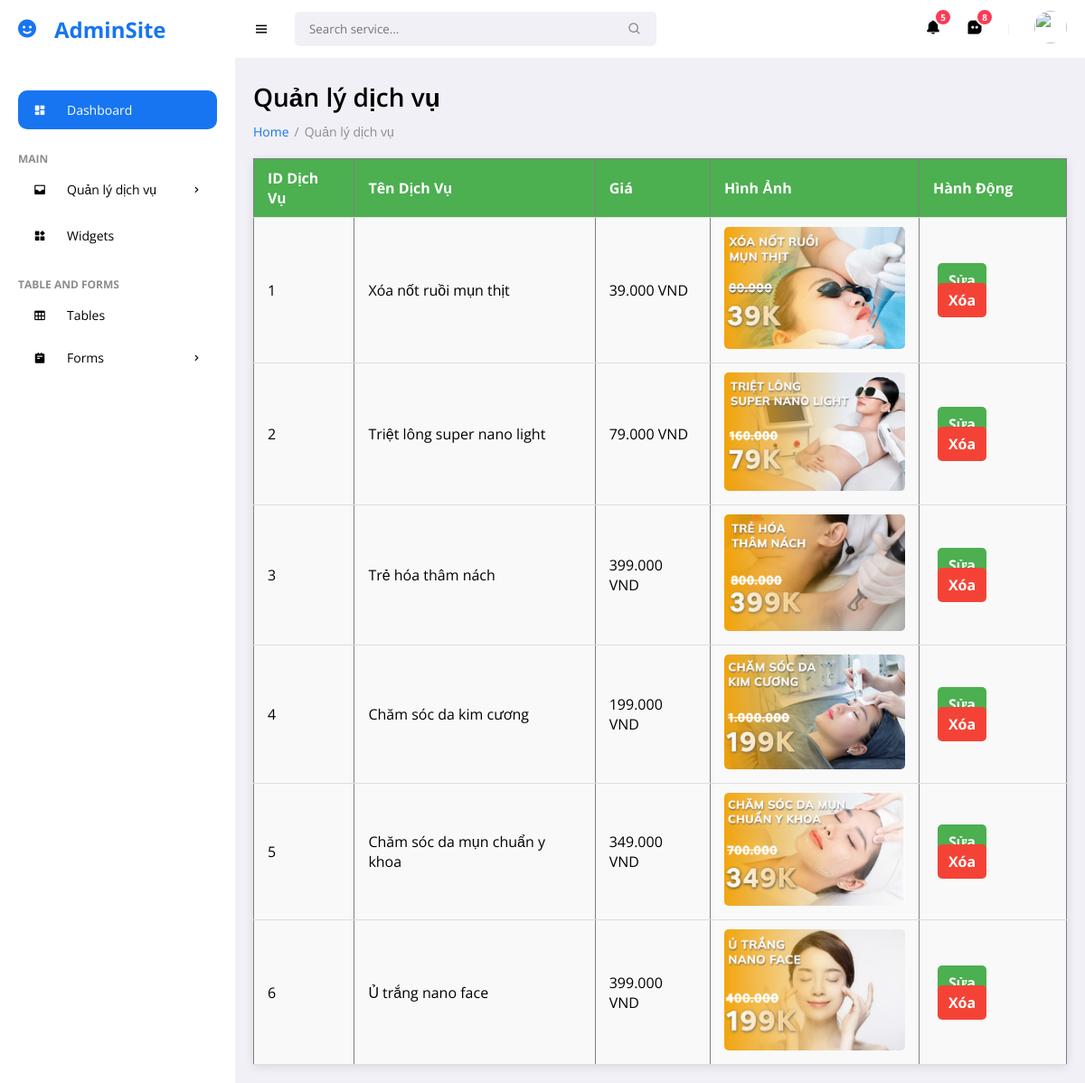
Screenshot of /Admin/service/service.php with the database file from the repository.
### tables this page shows
CREATE TABLE `dichvu` (
  `id_dichvu` int(11) NOT NULL,
  `ten_dichvu` varchar(255) NOT NULL,
  `gia` decimal(10,2) NOT NULL,
  `image_path` varchar(255) NOT NULL
);

### Admin/service/service.php (the view, shortened to what this page needs)
<!DOCTYPE html>
<html lang="en">
<head>
    <link href='https://unpkg.com/boxicons@2.0.9/css/boxicons.min.css' rel='stylesheet'>
    <link rel="stylesheet" href="../style.css">
</head>
<body>
    <section id="sidebar">
        <a href="#" class="brand"><i class='bx bxs-smile icon'></i> AdminSite</a>
        <ul class="side-menu">
            <li><a href="../index.php" class="active"><i class='bx bxs-dashboard icon'></i> Dashboard</a></li>
            <li class="divider" data-text="main">Main</li>
            <li>
                <a href="./service.php" class="service-link"><i class='bx bxs-inbox icon'></i> Quản lý dịch vụ <i class='bx bx-chevron-right icon-right'></i></a>
            </li>
            <li><a href="#"><i class='bx bxs-widget icon'></i> Widgets</a></li>
            <li class="divider" data-text="table and forms">Table and forms</li>
            <li><a href="#"><i class='bx bx-table icon'></i> Tables</a></li>
            <li>
                <a href="#"><i class='bx bxs-notepad icon'></i> Forms <i class='bx bx-chevron-right icon-right'></i></a>
            </li>
        </ul>
    </section>
    <section id="content">
        <nav>
            <i class='bx bx-menu toggle-sidebar'></i>
            <form id="searchForm" action="#">
                <div class="form-group">
                    <input type="text" id="searchInput" placeholder="Search service...">
                    <i class='bx bx-search icon'></i>
                </div>
            </form>
            <a href="#" class="nav-link">
                <i class='bx bxs-bell icon'></i>
                <span class="badge">5</span>
            </a>
            <a href="#" class="nav-link">
                <i class='bx bxs-message-square-dots icon'></i>
                <span class="badge">8</span>
            </a>
            <div class="profile">
                <img src="https://images.unsplash.com/photo-1517841905240-472988babdf9?ixid=MnwxMjA3fDB8MHxzZWFyY2h8NHx8cGVvcGxlfGVufDB8fDB8fA%3D%3D&ixlib=rb-1.2.1&auto=format&fit=crop&w=500&q=60" alt="">
            </div>
        </nav>
        <main>
            <h1 class="title">Quản lý dịch vụ</h1>
            <ul class="breadcrumbs">
                <li><a href="#">Home</a></li>
                <li class="divider">/</li>
                <li><a href="#" class="active">Quản lý dịch vụ</a></li>
            </ul>
            <table border="1">
                <thead>
                    <tr>
                        <th>ID Dịch Vụ</th>
                        <th>Tên Dịch Vụ</th>
                        <th>Giá</th>
                        <th>Hình Ảnh</th>
                        <th>Hành Động</th>
                    </tr>
                </thead>
                <tbody>
                    <?php
                    $db = Database::getInstance();
                    $conn = $db->getConnection();
                    $sql = "SELECT * FROM dichvu";
                    $result = $conn->query($sql);
                    if ($result->num_rows > 0) {
                        while ($row = $result->fetch_assoc()) {
                            echo "<tr>";
                            echo "<td>" . $row["id_dichvu"] . "</td>";
                            echo "<td>" . htmlspecialchars($row["ten_dichvu"]) . "</td>";
                            echo "<td>" . number_format($row['gia'], 0, ',', '.') . " VND</td>";
                            echo "<td><img src='../img/service/" . htmlspecialchars($row["image_path"]) . "' alt='Hình ảnh dịch vụ' class='service-image'></td>";
                            echo "<td>";
                            echo '<a href="edit_service.php?id=' . $row["id_dichvu"] . '" class="btn-edit">Sửa</a> ';
                            echo '<a href="delete_service.php?id=' . $row["id_dichvu"] . '" class="btn-delete" onclick="return confirm(\'Bạn có chắc chắn muốn xóa dịch vụ này?\')">Xóa</a>';
                            echo "</td>";
                            echo "</tr>";
                        }
                    } else {
                        echo "<tr><td colspan='5'>Không có dữ liệu</td></tr>";
                    }
                    ?>
                </tbody>
            </table>
        </main>
    </section>
</body>
</html>

### Admin/style.css (style rules this page uses)
* { font-family: 'Open Sans', sans-serif; margin: 0; padding: 0; box-sizing: border-box; }
:root { --grey: #F1F0F6; --dark-grey: #8D8D8D; --light: #fff; --dark: #000; --green: #81D43A; --light-green: #E3FFCB; --blue: #1775F1; --light-blue: #D0E4FF; --dark-blue: #0C5FCD; --red: #FC3B56; }
html { overflow-x: hidden; }
body { background: var(--grey); overflow-x: hidden; }
a { text-decoration: none; }
li { list-style: none; }
#sidebar { position: fixed; max-width: 260px; width: 100%; background: var(--light); top: 0; left: 0; height: 100%; overflow-y: auto; scrollbar-width: none; transition: all .3s ease; z-index: 200; }
#sidebar .brand { font-size: 24px; display: flex; align-items: center; height: 64px; font-weight: 700; color: var(--blue); position: sticky; top: 0; left: 0; z-index: 100; background: var(--light); transition: all .3s ease; padding: 0 6px; }
#sidebar .icon { min-width: 48px; display: flex; justify-content: center; align-items: center; margin-right: 6px; }
#sidebar .icon-right { margin-left: auto; transition: all .3s ease; }
#sidebar .side-menu { margin: 36px 0; padding: 0 20px; transition: all .3s ease; }
#sidebar .side-menu a { display: flex; align-items: center; font-size: 14px; color: var(--dark); padding: 12px 16px 12px 0; transition: all .3s ease; border-radius: 10px; margin: 4px 0; white-space: nowrap; }
#sidebar .side-menu > li > a.active, #sidebar .side-menu > li > a.active:hover { background: var(--blue); color: var(--light); }
#sidebar .divider { margin-top: 24px; font-size: 12px; text-transform: uppercase; font-weight: 700; color: var(--dark-grey); transition: all .3s ease; white-space: nowrap; }
#content { position: relative; width: calc(100% - 260px); left: 260px; transition: all .3s ease; }
nav { background: var(--light); height: 64px; padding: 0 20px; display: flex; align-items: center; grid-gap: 28px; position: sticky; top: 0; left: 0; z-index: 100; }
nav .toggle-sidebar { font-size: 18px; cursor: pointer; }
nav form { max-width: 400px; width: 100%; margin-right: auto; }
nav .form-group { position: relative; }
nav .form-group input { width: 100%; background: var(--grey); border-radius: 5px; border: none; outline: none; padding: 10px 36px 10px 16px; transition: all .3s ease; }
nav .form-group .icon { position: absolute; top: 50%; transform: translateY(-50%); right: 16px; color: var(--dark-grey); }
nav .nav-link { position: relative; }
nav .nav-link .icon { font-size: 18px; color: var(--dark); }
nav .nav-link .badge { position: absolute; top: -12px; right: -12px; width: 20px; height: 20px; border-radius: 50%; border: 2px solid var(--light); background: var(--red); display: flex; justify-content: center; align-items: center; color: var(--light); font-size: 10px; font-weight: 700; }
nav .profile { position: relative; }
nav .profile img { width: 36px; height: 36px; border-radius: 50%; object-fit: cover; cursor: pointer; }
main { width: 100%; padding: 24px 20px 20px 20px; }
main .title { font-size: 28px; font-weight: 600; margin-bottom: 10px; }
main .breadcrumbs { display: flex; grid-gap: 6px; }
main .breadcrumbs li, main .breadcrumbs li a { font-size: 14px; }
main .breadcrumbs li a { color: var(--blue); }
main .breadcrumbs li a.active, main .breadcrumbs li.divider { color: var(--dark-grey); pointer-events: none; }

### Admin/service/service.php (style rules this page uses)
table { width: 100%; border-collapse: collapse; margin-top: 20px; background-color: #f9f9f9; box-shadow: 0 2px 10px rgba(0, 0, 0, 0.1); }
thead { background-color: #4CAF50; color: white; text-align: left; font-weight: bold; }
td, th { padding: 10px 15px; text-align: left; border-bottom: 1px solid #ddd; }
.service-link { color: #FFFF00; text-decoration: none; transition: color 0.3s ease; }
.service-link .icon, .service-link .icon-right { transition: color 0.3s ease; }
.btn-edit, .btn-delete { text-decoration: none; padding: 8px 12px; margin: 0 5px; border-radius: 5px; color: white; font-weight: bold; transition: background-color 0.3s ease; }
.btn-edit { background-color: #4CAF50; }
.btn-delete { background-color: #f44336; }
.service-image { width: 200px; height: auto; border-radius: 5px; }

### rows the page displays
dichvu: id_dichvu "1", ten_dichvu "Xóa nốt ruồi mụn thịt", gia "39.000", image_path (picture)
dichvu: id_dichvu "2", ten_dichvu "Triệt lông super nano light", gia "79.000", image_path (picture)
dichvu: id_dichvu "3", ten_dichvu "Trẻ hóa thâm nách", gia "399.000", image_path (picture)
dichvu: id_dichvu "4", ten_dichvu "Chăm sóc da kim cương", gia "199.000", image_path (picture)
dichvu: id_dichvu "5", ten_dichvu "Chăm sóc da mụn chuẩn y khoa", gia "349.000", image_path (picture)
dichvu: id_dichvu "6", ten_dichvu "Ủ trắng nano face", gia "399.000", image_path (picture)
